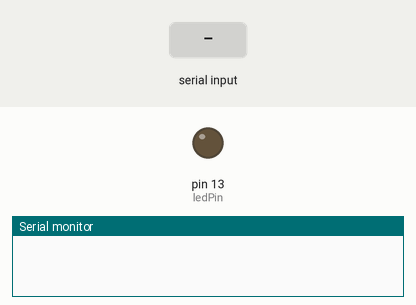
Bench run of a sketch on a simulated Arduino Uno, built with avr-gcc and run on an emulated ATmega328P. Parts: output pins drawn as LEDs (lit = HIGH), the last lines printed to the serial monitor. Inputs (shaded band) come from the test bench.

Above: at 1.2 s.
1.3 s: "HIGH\n" received over Serial
At 3.5 s:
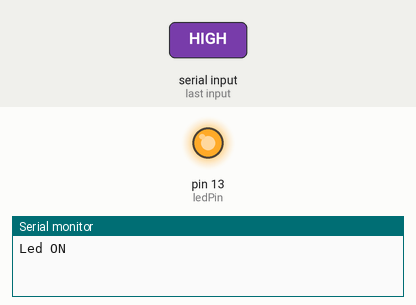
3.8 s: "LOW\n" received over Serial
At 5.4 s:
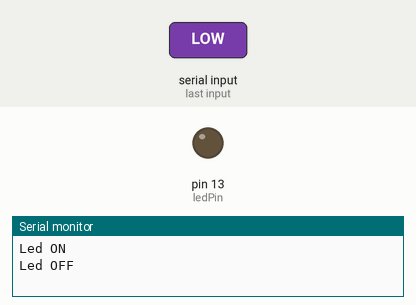
Timing chart, 0 to 6.9 s (numbered marks = the images above; inputs shaded):
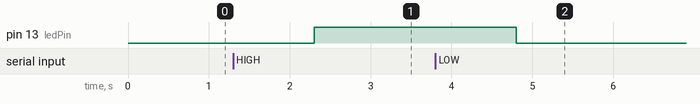

The sketch:

Console_Input_Test.ino
```cpp
const int ledPin =  LED_BUILTIN;

void setup() {
  Serial.begin(9600);
  pinMode(ledPin, OUTPUT);
}

void loop() {

  if(Serial.available() > 0) {
    String str = Serial.readString();
    str.replace("\n", "");
    str.toUpperCase();

    if(str.equals("HIGH")) {
      digitalWrite(ledPin, HIGH);
      Serial.println("Led ON");

    } else if(str == "LOW") {
      digitalWrite(ledPin, LOW);
      Serial.println("Led OFF");

    } else {
      Serial.println("Unknown Command");
      //Serial.println("You typed: '" + str + "'");
    }
  }
}
```

Measured:
- after the input at 1.3 s, pin 13 (ledPin): LOW → HIGH after 1.0 s
- after the input at 3.8 s, pin 13 (ledPin): HIGH → LOW after 1.0 s
